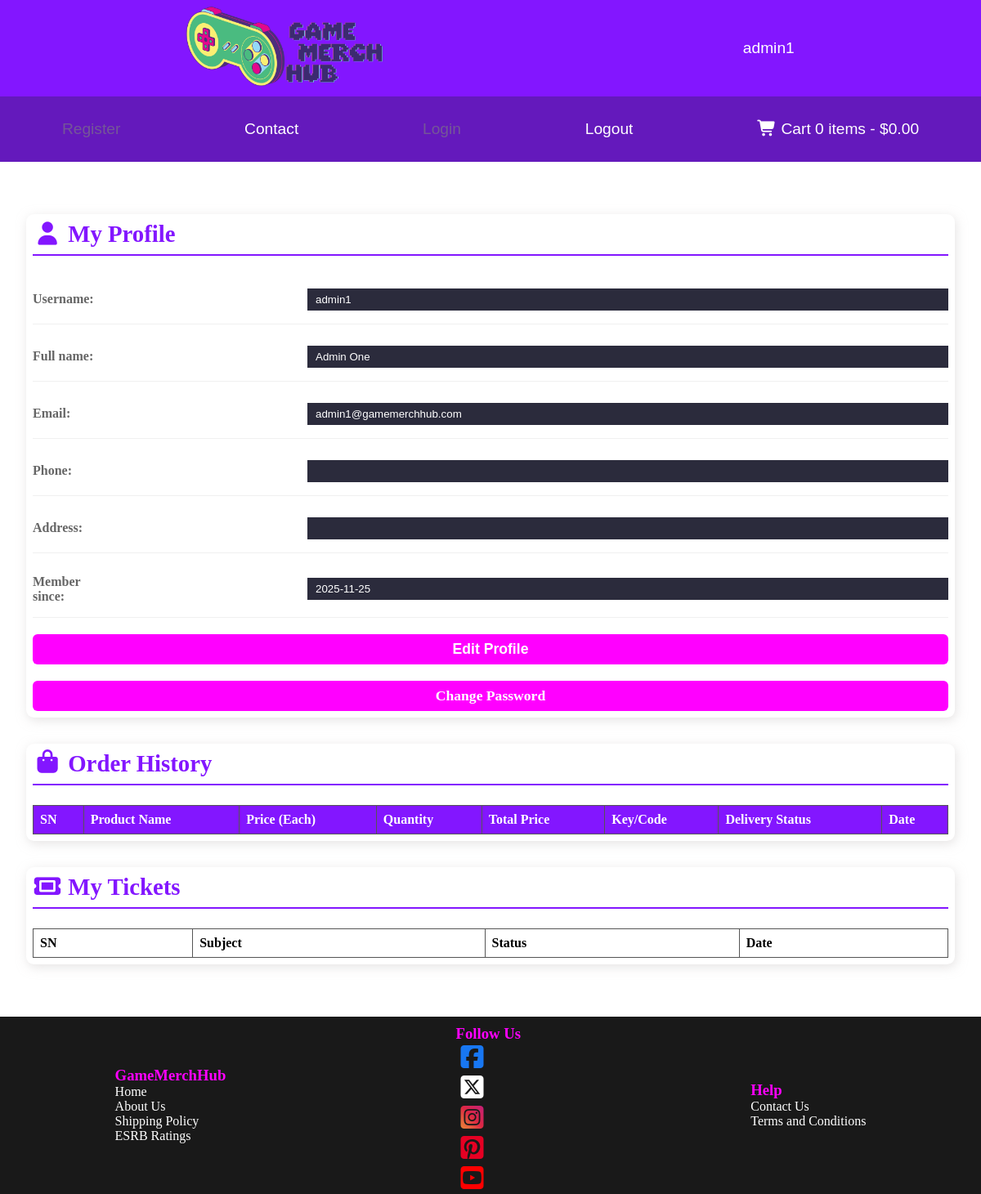
The page /profile.php (signed in) on the database its author committed.
### tables this page shows
CREATE TABLE `users` (
  `id` int(11) NOT NULL,
  `username` varchar(50) NOT NULL,
  `password_hash` varchar(255) NOT NULL,
  `full_name` varchar(100) NOT NULL,
  `email` varchar(100) NOT NULL,
  `phone` varchar(20) DEFAULT NULL,
  `address` text DEFAULT NULL,
  `member_since` date DEFAULT curdate(),
  `role` enum('user','admin') DEFAULT 'user',
  `status` enum('active','inactive') DEFAULT 'active'
);

### profile.php (the view, shortened to what this page needs)
<?php
require_once "includes/db.php";
$user_id  = intval($_SESSION['user_id']);
$username = htmlspecialchars($_SESSION['username'] ?? '', ENT_QUOTES, 'UTF-8');
$isLoggedIn = isset($_SESSION['username']);
$userQuery = $pdo->prepare("
    SELECT username, full_name, email, phone, address, member_since
    FROM users WHERE id = :id
");
$userQuery->bindValue(':id', $user_id, PDO::PARAM_INT);
$userQuery->execute();
$profile = $userQuery->fetch(PDO::FETCH_ASSOC);
foreach ($profile as $k => $v) {
    $profile[$k] = htmlspecialchars($v, ENT_QUOTES, 'UTF-8');
}
$cart_total_items = 0;
$cart_total_price = 0.00;
?>
<!DOCTYPE html>
<html lang="en">
<head>
<link rel="stylesheet" href="https://cdnjs.cloudflare.com/ajax/libs/font-awesome/7.0.1/css/all.min.css">
<link href="https://fonts.cdnfonts.com/css/frizen-land" rel="stylesheet">
<link rel="stylesheet" href="./style.css">
</head>
<body>
<nav>
    <ul class="nav-upper flex-space-around">
        <li class="nav-list">
            <a href="./home.php" class="nav-link">
                <img src="./image/Logo/Logo.png" alt="logolink">
            </a>
        </li>
        <li class="nav-list">
            <a href="./profile.php" class="nav-link">
                <span><?= $username ?></span>
            </a>
        </li>
    </ul>
    <div id="menu" class="hidden">
        <ul class="nav-lower flex-space-around">
            <li class="nav-list">
                <a href="./register.php" class="nav-link <?= $isLoggedIn ? 'disabled-link' : '' ?>">Register</a>
            </li>
            <li class="nav-list"><a href="./contact.php" class="nav-link">Contact</a></li>
            <li class="nav-list">
                <a href="./login.php" class="nav-link <?= $isLoggedIn ? 'disabled-link' : '' ?>">Login</a>
            </li>
            <li class="nav-list"><a href="./logout.php" class="nav-link <?= !$isLoggedIn ? 'disabled-link' : '' ?>">Logout</a></li>
            <li class="nav-list">
                <a href="./cart.php" class="nav-link">
                    <span><i class="fa-solid fa-cart-shopping"></i>
                    Cart <?= $cart_total_items ?> items - $<?= number_format($cart_total_price, 2) ?>
                    </span>
                </a>
            </li>
        </ul>
    </div>
</nav>
<main>
<div class="profile-container">
<section class="profile-info card">
    <h2 class="section-heading"><i class="fa-solid fa-user"></i> My Profile</h2>
    <form id="profile-form" method="POST" action="">
        <div class="profile-data">
            <?php foreach($profile as $label => $value): ?>
            <div class="info-row">
                <span class="info-label"><?= ucfirst(str_replace('_',' ',$label)); ?>:</span>
                <input type="text" name="<?= $label ?>" value="<?= $value ?>" readonly>
            </div>
            <?php endforeach; ?>
            <button type="button" class="btn" id="edit-profile-btn">Edit Profile</button>
        </div>
        <div style="text-align:center; margin-top:10px;">
            <a href="password_change.php" class="btn">Change Password</a>
        </div>
    </form>
</section>
<section class="order-history card">
    <h2 class="section-heading"><i class="fa-solid fa-shopping-bag"></i> Order History</h2>
    <table class="order-table">
        <thead>
            <tr>
                <th>SN</th>
                <th>Product Name</th>
                <th>Price (Each)</th>
                <th>Quantity</th>
                <th>Total Price</th>
                <th>Key/Code</th>
                <th>Delivery Status</th>
                <th>Date</th>
            </tr>
        </thead>
    </table>
</section>
<section class="ticket-section card">
    <h2 class="section-heading"><i class="fa-solid fa-ticket"></i> My Tickets</h2>
    <table class="ticket-table">
        <thead>
            <tr>
                <th>SN</th>
                <th>Subject</th>
                <th>Status</th>
                <th>Date</th>
            </tr>
        </thead>
    </table>
</section>
</div>
</main>
<footer>
    <div class="footer-info flex-space-around">
        <ul>
            <h3 style="color: rgb(255, 0, 255);">GameMerchHub</h3>
            <li><a class="foot-link" href="home.php">Home</a></li>
            <li><a class="foot-link" href="about.php">About Us</a></li>
            <li><a class="foot-link" href="shipping_policy.php">Shipping Policy</a></li>
            <li><a class="foot-link" href="ESRB.php">ESRB Ratings</a></li>
        </ul>
        <ul style="padding-top: 10px;">
            <h3 style="color: rgb(255, 0, 255);">Follow Us</h3>
            <li><a href="#" style="color: #1877F2; font-size: 2rem;"><i class="fa-brands fa-square-facebook"></i></a></li>
            <li><a href="#" style="color: white; font-size: 2rem;"><i class="fa-brands fa-square-x-twitter"></i></a></li>
            <li><a href="#" style="font-size: 2rem;"><i class="fa-brands fa-square-instagram" style="background: linear-gradient(45deg, #f09433, #e6683c, #dc2743, #cc2366, #bc1888);-webkit-background-clip: text;-webkit-text-fill-color: transparent;"></i></a></li>
            <li><a href="#" style="color: #E60023; font-size: 2rem;"><i class="fa-brands fa-square-pinterest"></i></a></li>
            <li><a href="#" style="color: #FF0000; font-size: 2rem;"><i class="fa-brands fa-square-youtube"></i></a></li>
        </ul>
        <ul>
            <h3 style="color: rgb(255, 0, 255);">Help</h3>
            <li><a class="foot-link" href="./contact.php">Contact Us</a></li>
            <li><a class="foot-link" href="./Terms_and_conditions.php">Terms and Conditions</a></li>
        </ul>
    </div>
</footer>
</body>
</html>

### style.css (style rules this page uses)
:root { --primary-color: rgb(131, 22, 255); --secondary-color: rgba(84, 0, 181, 0.9); --tertiary-color: rgba(0, 0, 0, 0.9); --boxShadow-color:rgba(131, 22, 255, 0.3); --padding: 0.5rem; --margin: 1rem; --transition: all 0.3s; --border-radius: 0.6rem; --box-shadow: 0.1rem 0.2rem 0.8rem rgba(205, 202, 202, 0.5); }
* { box-sizing: border-box; margin: 0; padding: 0; text-decoration: none; list-style-type: none; outline: none; }
html { scroll-behavior: smooth; }
body { min-height: 100vh; display: flex; flex-direction: column; }
main { flex: 1; }
img { width: 100%; height: auto; }
.flex-space-around { display: flex; justify-content: space-around; align-items: center; }
nav { font-family: "Slimlines", sans-serif; font-size: 1.2rem; position: sticky; top: 0; z-index: 100; }
.nav-upper { min-height: 10vh; background-color: var(--primary-color); padding: var(--padding); }
.nav-list { transition: var(--transition); }
.nav-link { color: white; transition: var(--transition); }
.nav-upper .nav-list a img { width: 15rem; transition: var(--transition); }
.nav-lower { min-height: 10vh; background-color: var(--secondary-color); }
.card { box-shadow: var(--box-shadow); border-radius: var(--border-radius); padding: var(--padding); transition: var(--transition); }
footer { color: white; background-color: var(--tertiary-color); text-decoration: none; }
.foot-link { color: white; transition: var(--transition); }
@media (min-width: 993px) { .nav-upper { display: flex !important; } }
@media (min-width: 993px) { #menu { display: block !important; } }
.btn { width: 100%; padding: 1rem; font-size: 1.1rem; font-weight: bold; border: none; border-radius: var(--border-radius); margin-top: var(--margin); cursor: pointer; transition: var(--transition); }
.profile-container { max-width: 1200px; margin: 2rem auto; padding: 2rem; }
.section-heading { font-size: 1.8rem; color: var(--primary-color); margin-bottom: 1.5rem; padding-bottom: 0.5rem; border-bottom: 2px solid var(--primary-color); }
.profile-info { margin-bottom: 2rem; }
.profile-data { flex: 0.7; }
.info-row { display: flex; padding: 1rem 0; border-bottom: 1px solid #f0f0f0; }
.info-label { flex: 0.3; font-weight: bold; color: #666; }
.order-history { margin-bottom: 2rem; }
.order-table { width: 100%; border-collapse: collapse; background-color: white; }
.order-table thead { background-color: var(--primary-color); color: white; }
.order-table th { padding: 1rem; text-align: left; font-weight: bold; }

### profile.php (style rules this page uses)
input[readonly] { background-color: #2b2b3c; color: #fff; border: none; padding: 6px 10px; width: 70%; }
.info-row { margin-bottom: 10px; display:flex; justify-content: space-between; align-items:center; }
.info-label { font-weight: bold; }
.ticket-table, .order-table { width: 100%; border-collapse: collapse; margin-top:10px; }
.ticket-table th, .ticket-table td, .order-table th, .order-table td { border: 1px solid #555; padding: 8px; text-align:left; }
.btn { padding: 8px 15px; border:none; border-radius:6px; cursor:pointer; background-color:#ff00ff; color:#fff; margin-top:10px; text-decoration: none; display:inline-block; }
.disabled-link { pointer-events: none; color: grey !important; opacity: 0.6; }

### rows shown on the page
users: username "admin1", full_name "Admin One", email "admin1@gamemerchhub.com", member_since "2025-11-25"

### other values the page prints
$username "admin1"
$cart_total_items "0"
$cart_total_price "0.00"
str_replace('_',' ',$label) "Username"
str_replace('_',' ',$label) "Full name"
str_replace('_',' ',$label) "Email"
str_replace('_',' ',$label) "Phone"
str_replace('_',' ',$label) "Address"
str_replace('_',' ',$label) "Member since"
